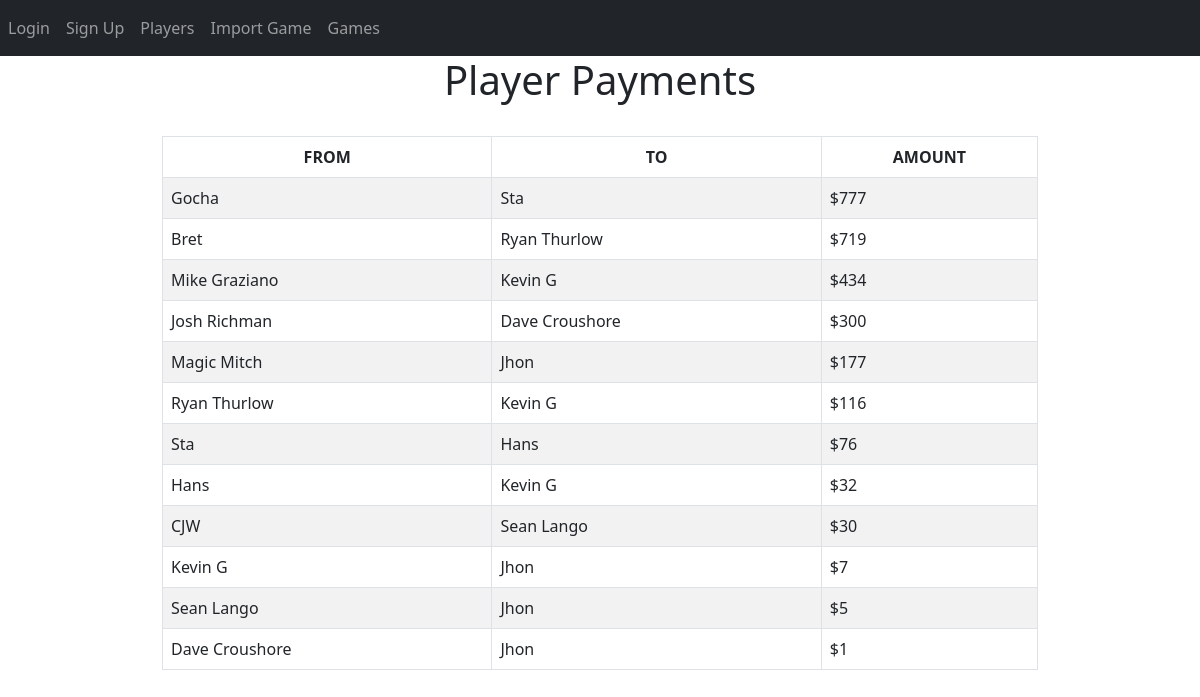
The app's page /payout?game_id=3 with its own data.
### website/models.py (models this page shows)
class Player(db.Model):
	id = db.Column(db.Integer, primary_key=True)
	name = db.Column(db.String(150), unique=True)
	venmo = db.Column(db.String(300))
	email = db.Column(db.String(300))
	games_played = db.Column(db.Integer, default=0)
	aliases = db.relationship('Alias', backref='player')

class Payment(db.Model):
	id = db.Column(db.Integer, primary_key=True)
	amount = db.Column(db.Integer)
	game_id = db.Column(db.Integer, db.ForeignKey('game.id'))
	payer = db.Column(db.Integer, db.ForeignKey('player.id'))
	payee = db.Column(db.Integer, db.ForeignKey('player.id'))

### website/views.py (the view)
@views.route('/payout', methods=['GET', 'POST'])
def payout():
	if request.method == 'GET':
		game_id = request.args.get('game_id')
		if len(game_id) < 1:
			flash('Game not found.', category='error')
	payments = Payment.query.filter_by(game_id=game_id)
	players = Player.query.all()
	print(payments)
	print(players)
	return render_template("payout.html", user=current_user, payments=payments, players=players)

### website/templates/payout.html (shortened to what this page needs)
{% extends "base.html" %}
{% block content %}
<link rel="stylesheet" href="https://cdn.datatables.net/1.10.22/css/dataTables.bootstrap4.min.css"/>
<h1 align="center">Player Payments</h1>
<br/>
<table class="table table-striped table-hover table-bordered" id="payoutTable">
	<thead>
	  <tr>
		<th scope="col" style="text-align:center">FROM</th>
		<th scope="col" style="text-align:center">TO</th>
		<th scope="col" style="text-align:center">AMOUNT</th>
	  </tr>
	</thead>
	<tbody>
		{% for payment in payments %}
	  <tr>
		<td>{% for player in players %}
				{% if player['id'] == payment.payer %}
				{{ player.name }}
				{% endif %}
			{% endfor %}
			</td>
		<td>{% for player in players %}
			{% if player['id'] == payment.payee %}
			{{ player.name }}
			{% endif %}
		{% endfor %}</td>
		<td>${{ payment.amount }}</td>
	  </tr>
	  {% endfor %}
	</tbody>
  </table>
{% endblock %}

### records on screen
Payment: amount "777"
Player: name "Gocha"
Player: name "Sta"
Payment: amount "719"
Player: name "Bret"
Player: name "Ryan Thurlow"
Payment: amount "434"
Player: name "Mike Graziano"
Player: name "Kevin G"
Payment: amount "300"
Player: name "Josh Richman"
Player: name "Dave Croushore"
Payment: amount "177"
Player: name "Magic Mitch"
Player: name "Jhon"
Payment: amount "116"
Payment: amount "76"
Player: name "Hans"
Payment: amount "32"
Payment: amount "30"
Player: name "CJW"
Player: name "Sean Lango"
Payment: amount "7"
Payment: amount "5"
Payment: amount "1"
